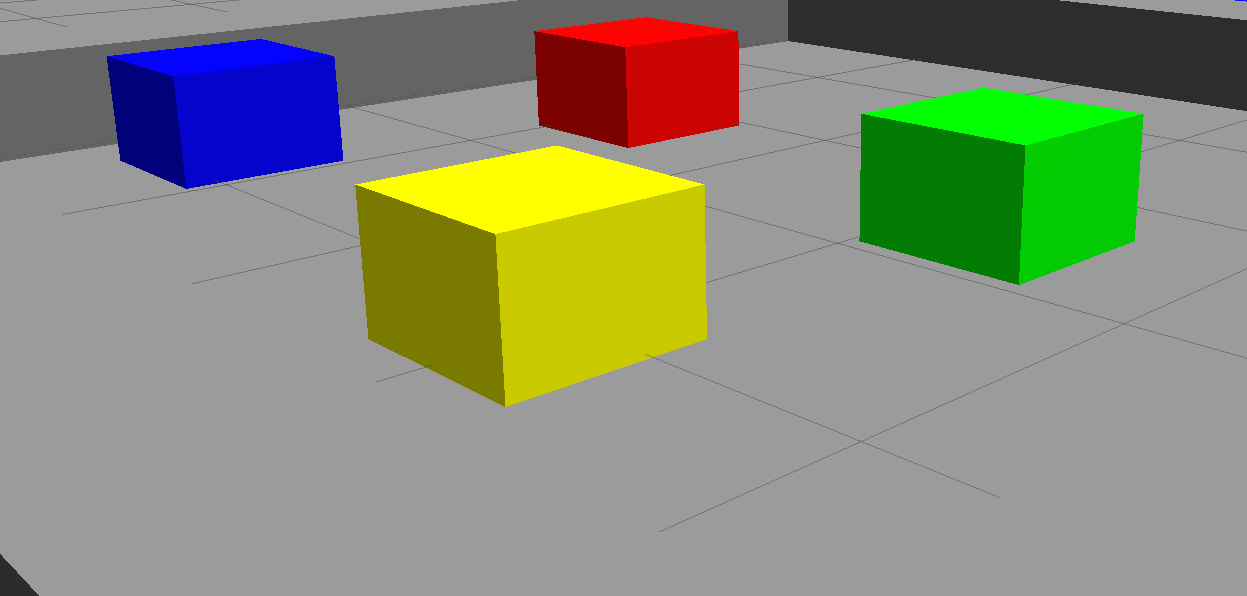
#> input picture olymp/NTI_2020_2021/NTI_1/12345.png, 1247 x 596 px
$ python camera_example.py
#> lines starting #> are read from the running program, lines starting #| are printed output that depends on the picture; after the words box and inside, x2 and y2 are one past the last pixel; in counts of white or black regions, pixels touching at a corner belong together
#!/usr/bin/env python3

import sys
#from robot_library.robot import *
#import rospy
import cv2
import numpy as np
from time import time
from copy import deepcopy

'''
Green - 8 0 0 107 255 255
Blue - 88 68 0 255 255 255
Red - 0 239 185 17 255 255
Yellow - 15 203 93 58 255 255
'''
image = 0 # картинка

def camera_analyzing():
    global image
    image = 0

    if (0): # тут замените на 1, чтобы считывать с камеры робота, сейчас тут тетовое считывание сохраненного изображения
        # тут считайте картинку и переведите ее в RGB
        robot = Robot()
        robot.getImage()
        image = RGB(image)
    else:
        image = cv2.imread("12345.png")
#> image is the input picture: shape (596, 1247, 3); mean B, G, R 119.4, 140.7, 135.7

    def input_color(color):
        global image
        img = deepcopy(image)
        hsv = cv2.cvtColor(img, cv2.COLOR_BGR2HSV )
#> hsv: shape (596, 1247, 3); mean H, S, V 11.2, 57.2, 153.5

        # переносим значения из массива в переменные
        h1 = color[0]
        s1 = color[1]
        v1 = color[2]
        h2 = color[3]
        s2 = color[4]
        v2 = color[5]
        h_min = np.array((h1, s1, v1), np.uint8)
        h_max = np.array((h2, s2, v2), np.uint8)
        thresh = cv2.inRange(hsv, h_min, h_max)
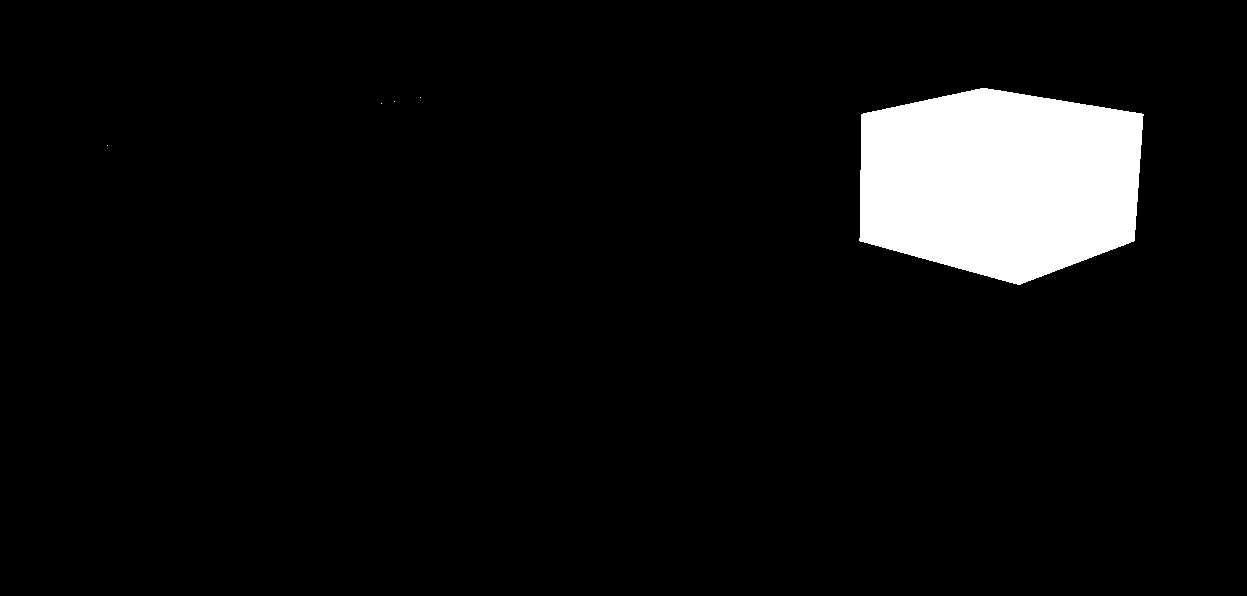
#> thresh: shape (596, 1247); 6.1% white; 5 white regions (4 under 20 px), largest, box (x1, y1, x2, y2) and area: (859, 88, 1144, 285) 45246
        moments = cv2.moments(thresh, 1)
#> moments = moments, m00 45250, centre m10/m00, m01/m00 = (999.6, 181.4)
        dM01 = moments['m01']
#> dM01 = 8207191
        dM10 = moments['m10']
#> dM10 = 45230311
        dArea = moments['m00']
#> dArea = 45250
        return int(dArea)

    Green = [50, 20, 20, 107, 255, 255]
    Blue = [88, 68, 0, 255, 255, 255]
    Red = [0, 239, 115, 17, 255, 255]
    Yellow = [15, 203, 93, 58, 255, 255]

    array = ["Green", "Blue", "Red", "Yellow"]
    mas = [input_color(Green),input_color(Blue),input_color(Red),input_color(Yellow)]
#> in input_color (call 2), `thresh = cv2.inRange(hsv, h_min, h_max)`:
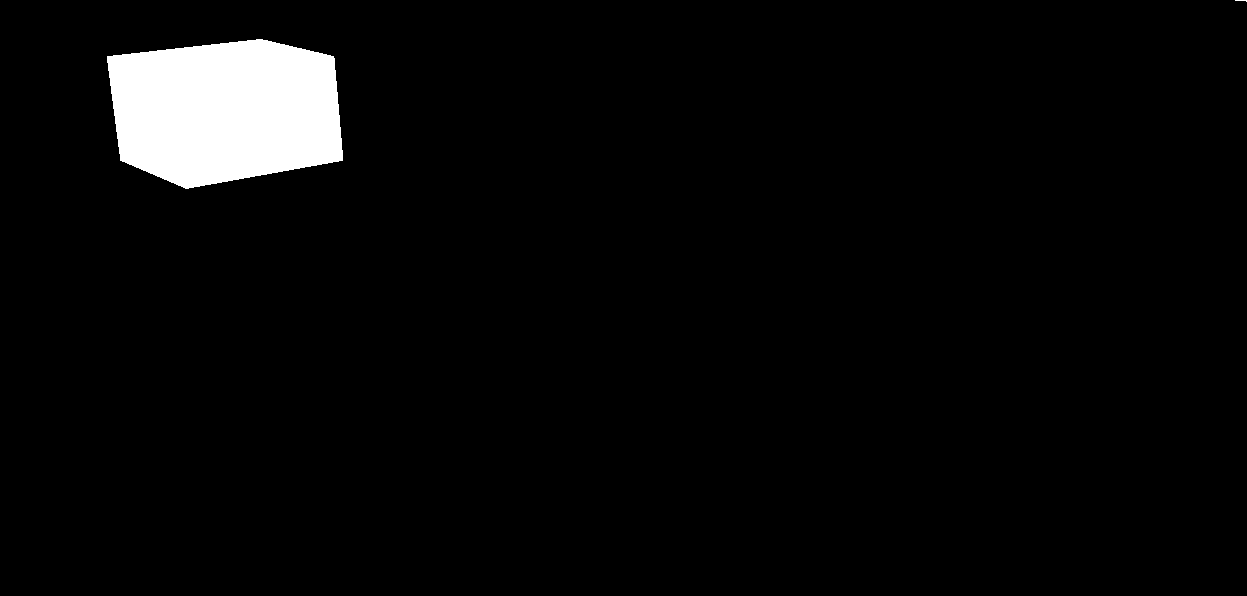
#> thresh: shape (596, 1247); 3.9% white; 2 white regions (1 under 20 px), largest, box (x1, y1, x2, y2) and area: (107, 39, 343, 189) 28671
#> in input_color (call 2), `moments = cv2.moments(thresh, 1)`: moments = moments, m00 28684, centre m10/m00, m01/m00 = (225.6, 110.5)
#> in input_color (call 2), `dM01 = moments['m01']`: dM01 = 3170652
#> in input_color (call 2), `dM10 = moments['m10']`: dM10 = 6471475
#> in input_color (call 2), `dArea = moments['m00']`: dArea = 28684
#> in input_color (call 3), `thresh = cv2.inRange(hsv, h_min, h_max)`:
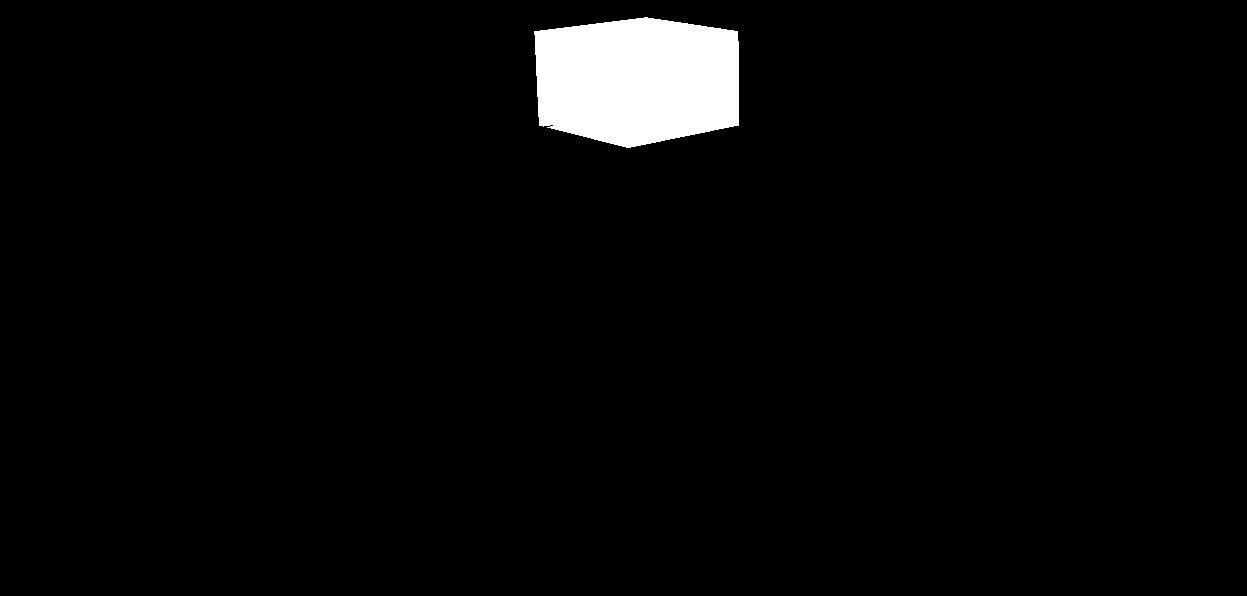
#> thresh: shape (596, 1247); 3.1% white; 1 white region, box (x1, y1, x2, y2) and area: (534, 17, 739, 148) 22746
#> in input_color (call 3), `moments = cv2.moments(thresh, 1)`: moments = moments, m00 22746, centre m10/m00, m01/m00 = (637.2, 79.88)
#> in input_color (call 3), `dM01 = moments['m01']`: dM01 = 1816890
#> in input_color (call 3), `dM10 = moments['m10']`: dM10 = 14493442
#> in input_color (call 3), `dArea = moments['m00']`: dArea = 22746
#> in input_color (call 4), `thresh = cv2.inRange(hsv, h_min, h_max)`:
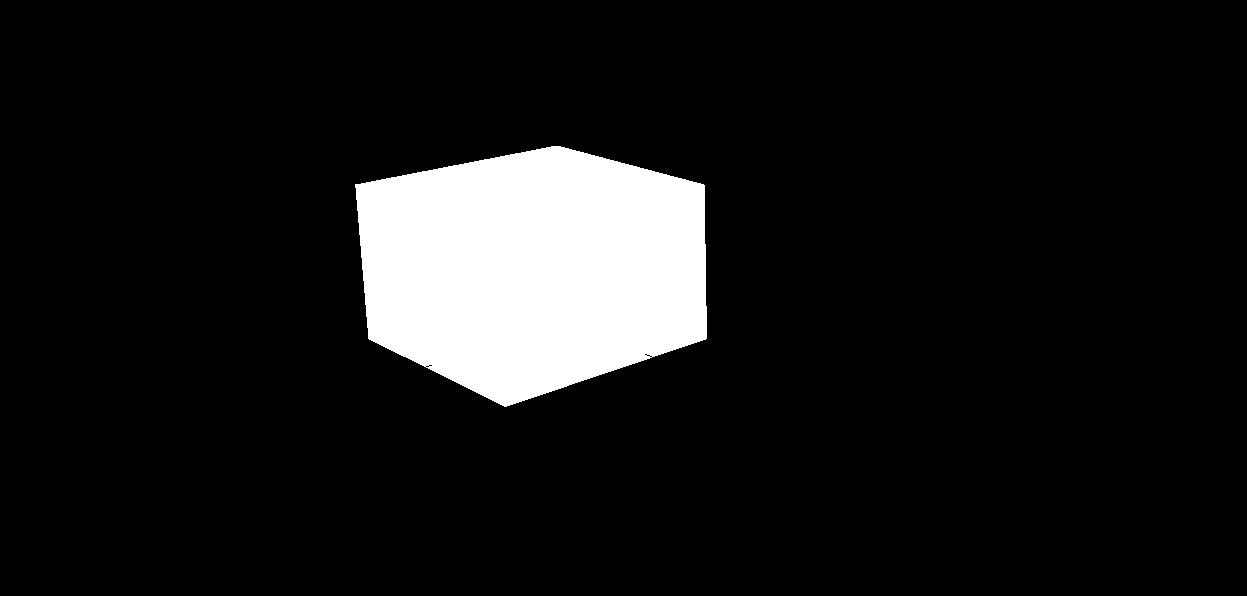
#> thresh: shape (596, 1247); 9.6% white; 1 white region, box (x1, y1, x2, y2) and area: (355, 146, 707, 407) 71504
#> in input_color (call 4), `moments = cv2.moments(thresh, 1)`: moments = moments, m00 71504, centre m10/m00, m01/m00 = (532.7, 268.5)
#> in input_color (call 4), `dM01 = moments['m01']`: dM01 = 19196032
#> in input_color (call 4), `dM10 = moments['m10']`: dM10 = 38089054
#> in input_color (call 4), `dArea = moments['m00']`: dArea = 71504
#> mas = [45250, 28684, 22746, 71504]
    print(mas)
#| [45250, 28684, 22746, 71504]
    return array[mas.index(max(mas))]


if __name__ == "__main__":
    object_color = camera_analyzing()
#> object_color = 'Yellow'
    print(object_color)
#| Yellow

$ run again, with olymp/NTI_2020_2021/NTI_1/1234.png copied over olymp/NTI_2020_2021/NTI_1/12345.png
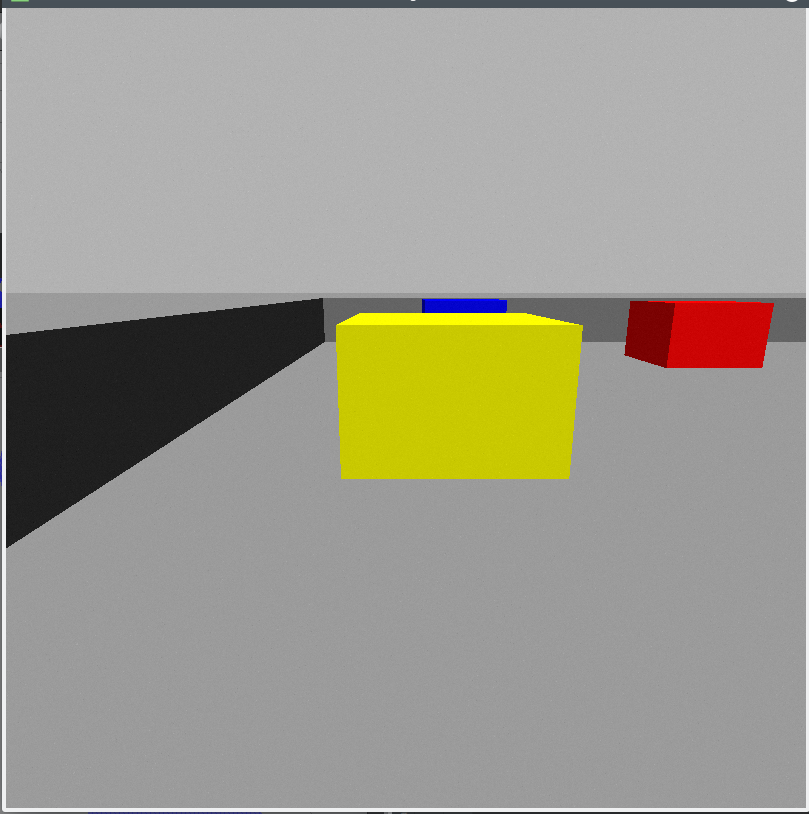
#> input picture olymp/NTI_2020_2021/NTI_1/1234.png, 809 x 814 px
#> in camera_analyzing, image is the input picture: shape (814, 809, 3); mean B, G, R 143.6, 155.1, 157.5
#> hsv: shape (814, 809, 3); mean H, S, V 4.9, 19.7, 158.1
#> in input_color, `thresh = cv2.inRange(hsv, h_min, h_max)`:
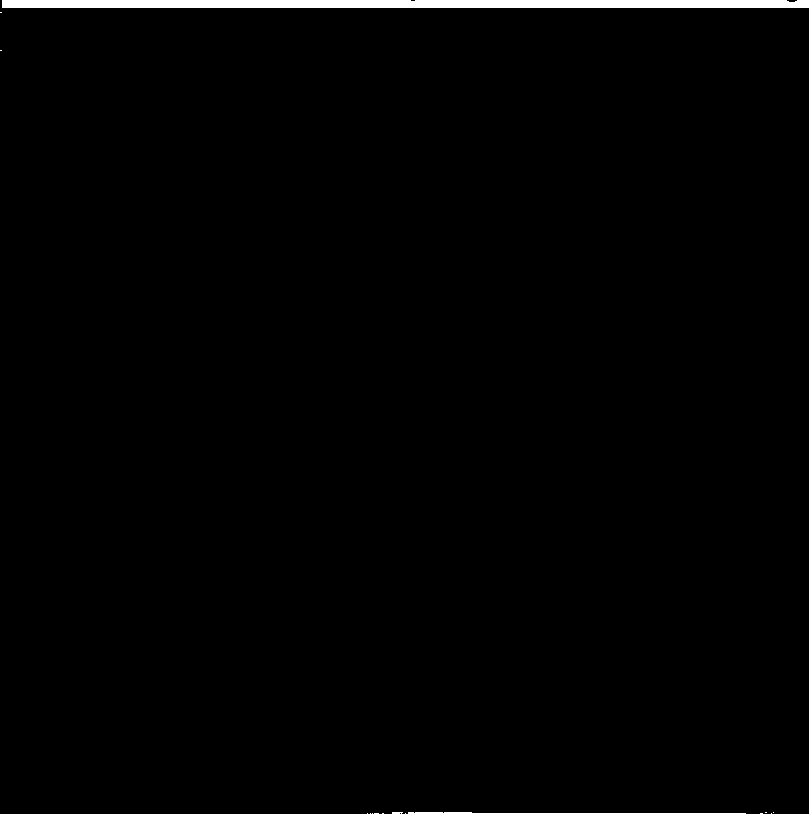
#> thresh: shape (814, 809); 1% white; 15 white regions (12 under 20 px), largest, box (x1, y1, x2, y2) and area: (2, 0, 809, 8) 6436, (408, 812, 746, 814) 400, (392, 812, 403, 814) 20
#> moments = moments, m00 6878, centre m10/m00, m01/m00 = (412.9, 55.06)
#> dM01 = 378732
#> dM10 = 2839945
#> dArea = 6878
#> thresh: shape (814, 809); 0.25% white; 8 white regions (4 under 20 px), largest, box (x1, y1, x2, y2) and area: (422, 299, 507, 313) 1180, (88, 812, 262, 814) 347, (0, 451, 2, 486) 61, (0, 291, 2, 308) 33
#> thresh: shape (814, 809); 1.4% white; 1 white region, box (x1, y1, x2, y2) and area: (624, 301, 774, 368) 9167
#> in input_color (call 4), `thresh = cv2.inRange(hsv, h_min, h_max)`:
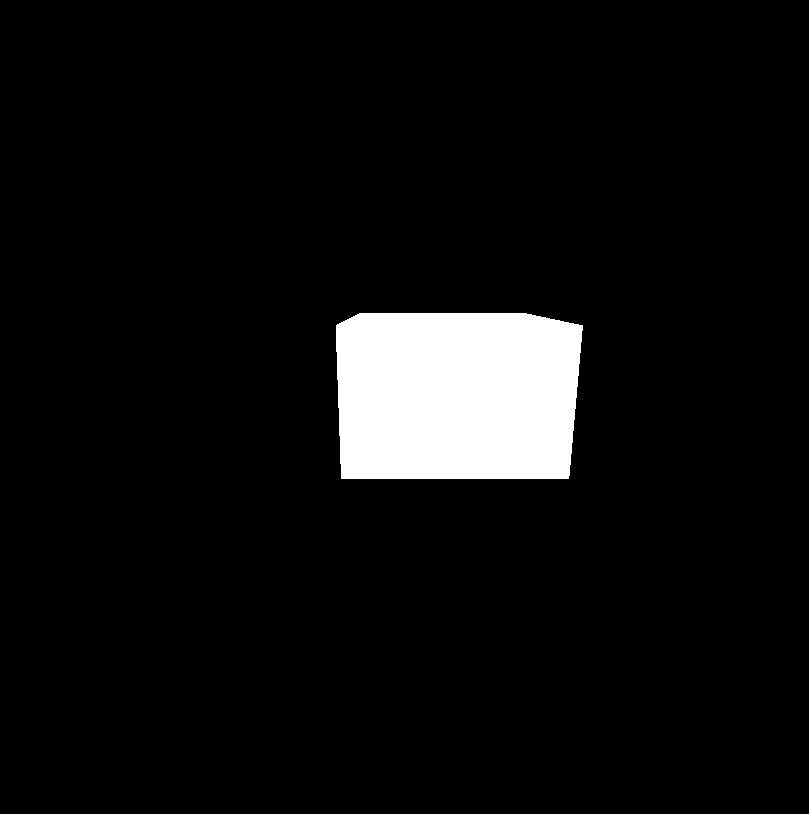
#> thresh: shape (814, 809); 5.9% white; 1 white region, box (x1, y1, x2, y2) and area: (336, 313, 583, 479) 39083
#> moments = moments, m00 39083, centre m10/m00, m01/m00 = (456.3, 395.3)
#> dM01 = 15450759
#> dM10 = 17835520
#> dArea = 39083
#> mas = [6878, 1635, 9167, 39083]
#| [6878, 1635, 9167, 39083]
#> object_color = 'Yellow'
#| Yellow
